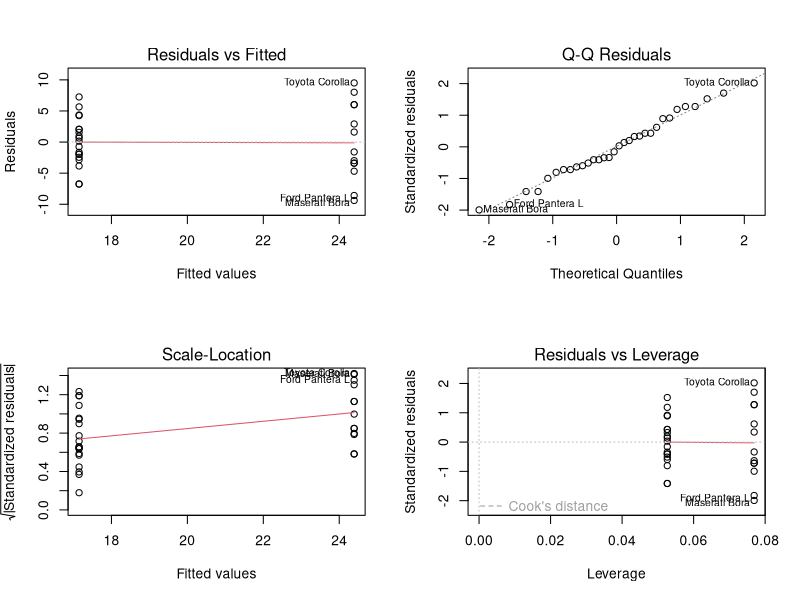
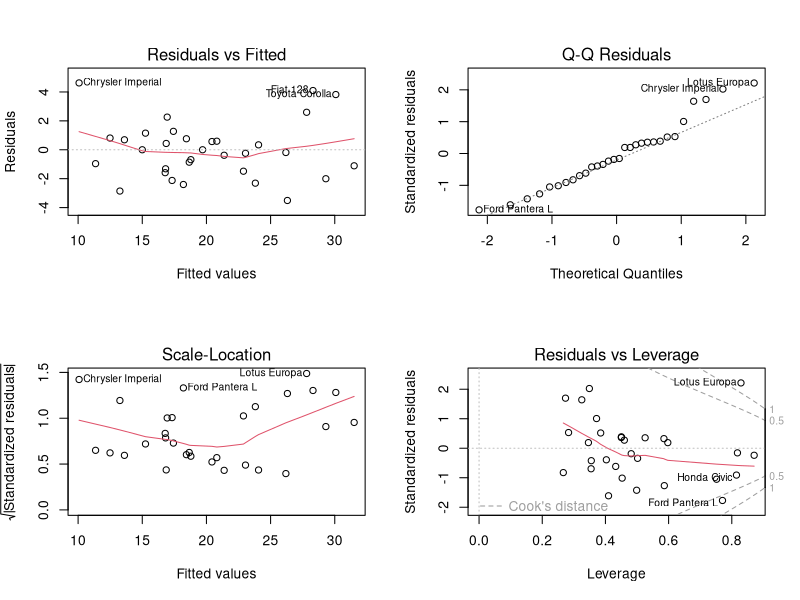

Write R code to recreate these figures, in order.
## ---- chunk 1
knitr::opts_chunk$set(echo = TRUE)
setwd('C:/Users/comp/Documents/CourseraR/Regression Models')
## ---- chunk 2
carsdata <- mtcars
head(carsdata)
## ---- chunk 3
summary(carsdata)

## ---- chunk 4
carsdata[,'am']<-as.factor(carsdata[,'am'])
carsdata[,'cyl']<-as.factor(carsdata[,'cyl'])
carsdata[,'vs']<-as.factor(carsdata[,'vs'])
carsdata[,'gear']<-as.factor(carsdata[,'gear'])
carsdata[,'carb']<-as.factor(carsdata[,'carb'])
## ---- chunk 5
mdl1 <- lm(mpg~am,data=carsdata)

mdl2 <- lm(mpg~.,data=carsdata)

coef(mdl1)
coef(mdl2)
## ---- chunk 6
summary(mdl1)
confint(mdl1)
## ---- chunk 7
summary(mdl2)
## ---- chunk 8
anova(mdl1,mdl2)
## ---- chunk 9
confint(mdl2)[9,]

## ---- chunk 10
par(mfrow=c(2,2))
plot(mdl1); 
abline(mdl1)
## ---- chunk 11
par(mfrow=c(2,2))
plot(mdl2); 
abline(mdl2$intercept)
